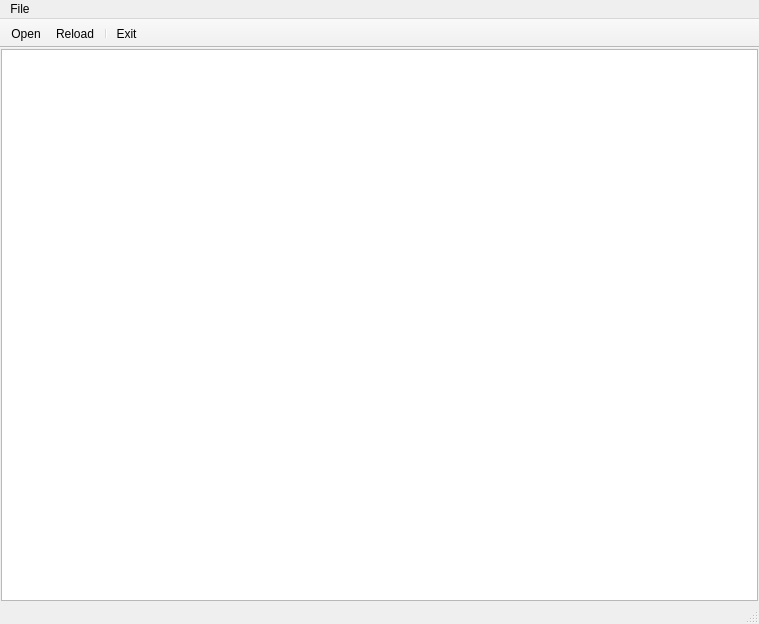
<?xml version="1.0" encoding="UTF-8"?>
<ui version="4.0">
 <class>MainWindow</class>
 <widget class="QMainWindow" name="MainWindow">
  <property name="geometry">
   <rect>
    <x>0</x>
    <y>0</y>
    <width>759</width>
    <height>624</height>
   </rect>
  </property>
  <property name="windowTitle">
   <string>PPM image viewer</string>
  </property>
  <widget class="QWidget" name="centralWidget">
   <layout class="QGridLayout" name="gridLayout">
    <property name="leftMargin">
     <number>1</number>
    </property>
    <property name="topMargin">
     <number>1</number>
    </property>
    <property name="rightMargin">
     <number>1</number>
    </property>
    <property name="bottomMargin">
     <number>1</number>
    </property>
    <property name="spacing">
     <number>1</number>
    </property>
    <item row="0" column="0">
     <widget class="ImageView" name="imageView"/>
    </item>
   </layout>
  </widget>
  <widget class="QMenuBar" name="menuBar">
   <property name="geometry">
    <rect>
     <x>0</x>
     <y>0</y>
     <width>759</width>
     <height>21</height>
    </rect>
   </property>
   <widget class="QMenu" name="menuFile">
    <property name="title">
     <string>File</string>
    </property>
    <addaction name="actionOpen"/>
    <addaction name="actionReload"/>
    <addaction name="separator"/>
    <addaction name="actionExit"/>
   </widget>
   <addaction name="menuFile"/>
  </widget>
  <widget class="QToolBar" name="mainToolBar">
   <property name="movable">
    <bool>false</bool>
   </property>
   <property name="iconSize">
    <size>
     <width>16</width>
     <height>16</height>
    </size>
   </property>
   <property name="floatable">
    <bool>false</bool>
   </property>
   <attribute name="toolBarArea">
    <enum>TopToolBarArea</enum>
   </attribute>
   <attribute name="toolBarBreak">
    <bool>false</bool>
   </attribute>
   <addaction name="actionOpen"/>
   <addaction name="actionReload"/>
   <addaction name="separator"/>
   <addaction name="actionExit"/>
  </widget>
  <widget class="QStatusBar" name="statusBar"/>
  <action name="actionExit">
   <property name="text">
    <string>Exit</string>
   </property>
  </action>
  <action name="actionOpen">
   <property name="text">
    <string>&amp;Open</string>
   </property>
  </action>
  <action name="actionReload">
   <property name="text">
    <string>Reload</string>
   </property>
  </action>
 </widget>
 <layoutdefault spacing="6" margin="11"/>
 <customwidgets>
  <customwidget>
   <class>ImageView</class>
   <extends>QGraphicsView</extends>
   <header>imageview.h</header>
  </customwidget>
 </customwidgets>
 <resources/>
 <connections>
  <connection>
   <sender>actionExit</sender>
   <signal>triggered()</signal>
   <receiver>MainWindow</receiver>
   <slot>close()</slot>
   <hints>
    <hint type="sourcelabel">
     <x>-1</x>
     <y>-1</y>
    </hint>
    <hint type="destinationlabel">
     <x>379</x>
     <y>311</y>
    </hint>
   </hints>
  </connection>
  <connection>
   <sender>actionOpen</sender>
   <signal>triggered()</signal>
   <receiver>MainWindow</receiver>
   <slot>onLoad()</slot>
   <hints>
    <hint type="sourcelabel">
     <x>-1</x>
     <y>-1</y>
    </hint>
    <hint type="destinationlabel">
     <x>379</x>
     <y>311</y>
    </hint>
   </hints>
  </connection>
  <connection>
   <sender>actionReload</sender>
   <signal>triggered()</signal>
   <receiver>MainWindow</receiver>
   <slot>onReload()</slot>
   <hints>
    <hint type="sourcelabel">
     <x>-1</x>
     <y>-1</y>
    </hint>
    <hint type="destinationlabel">
     <x>379</x>
     <y>311</y>
    </hint>
   </hints>
  </connection>
 </connections>
 <slots>
  <slot>onLoad()</slot>
  <slot>onReload()</slot>
 </slots>
</ui>
